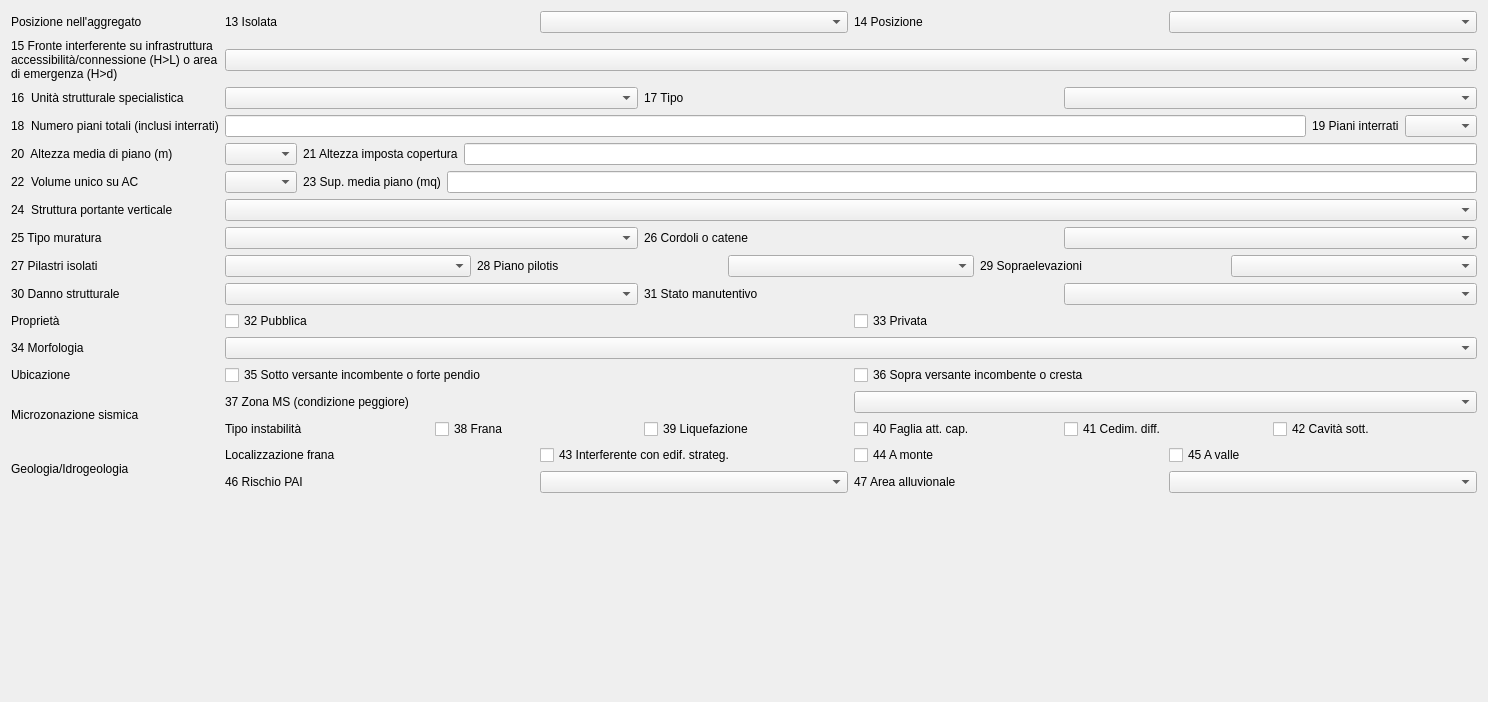
     <widget class="QWidget" name="caratteristiche_gen">
      <property name="geometry">
       <rect>
        <x>0</x>
        <y>0</y>
        <width>1488</width>
        <height>702</height>
       </rect>
      </property>
      <property name="sizePolicy">
       <sizepolicy hsizetype="Preferred" vsizetype="Expanding">
        <horstretch>0</horstretch>
        <verstretch>0</verstretch>
       </sizepolicy>
      </property>
      <property name="font">
       <font>
        <weight>50</weight>
        <bold>false</bold>
       </font>
      </property>
      <attribute name="label">
       <string>Sezione 2 - CARATTERISTICHE GENERALI</string>
      </attribute>
      <layout class="QGridLayout" name="gridLayout_5">
       <item row="12" column="0">
        <widget class="QLabel" name="label_31">
         <property name="text">
          <string>Proprietà </string>
         </property>
        </widget>
       </item>
       <item row="2" column="0">
        <widget class="QLabel" name="label_22">
         <property name="text">
          <string>15 Fronte interferente su infrastruttura&lt;br&gt;accessibilità/connessione (H&amp;gt;L) o area&lt;br&gt;di emergenza (H&amp;gt;d)</string>
         </property>
        </widget>
       </item>
       <item row="4" column="2">
        <layout class="QHBoxLayout" name="horizontalLayout_4">
         <item>
          <widget class="QLineEdit" name="n_piani"/>
         </item>
         <item>
          <widget class="QLabel" name="label_38">
           <property name="text">
            <string>19 Piani interrati</string>
           </property>
          </widget>
         </item>
         <item>
          <widget class="QComboBox" name="n_interr"/>
         </item>
        </layout>
       </item>
       <item row="15" column="0">
        <widget class="QLabel" name="label_34">
         <property name="text">
          <string>Microzonazione sismica</string>
         </property>
        </widget>
       </item>
       <item row="16" column="2">
        <layout class="QVBoxLayout" name="verticalLayout_4">
         <item>
          <layout class="QHBoxLayout" name="horizontalLayout_17">
           <item>
            <widget class="QLabel" name="label_50">
             <property name="text">
              <string>Localizzazione frana</string>
             </property>
            </widget>
           </item>
           <item>
            <widget class="QCheckBox" name="frana_ar">
             <property name="text">
              <string>43 Interferente con edif. strateg.</string>
             </property>
            </widget>
           </item>
           <item>
            <widget class="QCheckBox" name="frana_mon">
             <property name="text">
              <string>44 A monte</string>
             </property>
            </widget>
           </item>
           <item>
            <widget class="QCheckBox" name="frana_val">
             <property name="text">
              <string>45 A valle</string>
             </property>
            </widget>
           </item>
          </layout>
         </item>
         <item>
          <layout class="QHBoxLayout" name="horizontalLayout_18">
           <item>
            <widget class="QLabel" name="label_51">
             <property name="text">
              <string>46 Rischio PAI</string>
             </property>
            </widget>
           </item>
           <item>
            <widget class="QComboBox" name="pai"/>
           </item>
           <item>
            <widget class="QLabel" name="label_52">
             <property name="text">
              <string>47 Area alluvionale</string>
             </property>
            </widget>
           </item>
           <item>
            <widget class="QComboBox" name="alluvio"/>
           </item>
          </layout>
         </item>
        </layout>
       </item>
       <item row="11" column="0">
        <widget class="QLabel" name="label_30">
         <property name="text">
          <string>30 Danno strutturale</string>
         </property>
        </widget>
       </item>
       <item row="12" column="2">
        <layout class="QHBoxLayout" name="horizontalLayout_11">
         <item>
          <widget class="QCheckBox" name="pr_pubb">
           <property name="text">
            <string>32 Pubblica</string>
           </property>
          </widget>
         </item>
         <item>
          <widget class="QCheckBox" name="pr_priv">
           <property name="text">
            <string>33 Privata</string>
           </property>
          </widget>
         </item>
        </layout>
       </item>
       <item row="13" column="0">
        <widget class="QLabel" name="label_32">
         <property name="text">
          <string>34 Morfologia </string>
         </property>
        </widget>
       </item>
       <item row="8" column="2">
        <widget class="QComboBox" name="strutt_ver"/>
       </item>
       <item row="3" column="0">
        <widget class="QLabel" name="label_23">
         <property name="text">
          <string>16  Unità strutturale specialistica</string>
         </property>
        </widget>
       </item>
       <item row="10" column="0">
        <widget class="QLabel" name="label_29">
         <property name="text">
          <string>27 Pilastri isolati</string>
         </property>
        </widget>
       </item>
       <item row="10" column="2">
        <layout class="QHBoxLayout" name="horizontalLayout_9">
         <item>
          <widget class="QComboBox" name="pilastri"/>
         </item>
         <item>
          <widget class="QLabel" name="label_43">
           <property name="text">
            <string>28 Piano pilotis</string>
           </property>
          </widget>
         </item>
         <item>
          <widget class="QComboBox" name="pilotis"/>
         </item>
         <item>
          <widget class="QLabel" name="label_44">
           <property name="text">
            <string>29 Sopraelevazioni</string>
           </property>
          </widget>
         </item>
         <item>
          <widget class="QComboBox" name="sopraelev"/>
         </item>
        </layout>
       </item>
       <item row="7" column="2">
        <layout class="QHBoxLayout" name="horizontalLayout_7">
         <item>
          <widget class="QComboBox" name="vol_unico"/>
         </item>
         <item>
          <widget class="QLabel" name="label_41">
           <property name="text">
            <string>23 Sup. media piano (mq)</string>
           </property>
          </widget>
         </item>
         <item>
          <widget class="QLineEdit" name="superf_m"/>
         </item>
        </layout>
       </item>
       <item row="15" column="2">
        <layout class="QVBoxLayout" name="verticalLayout_3">
         <item>
          <layout class="QHBoxLayout" name="horizontalLayout_15">
           <item>
            <widget class="QLabel" name="label_48">
             <property name="text">
              <string>37 Zona MS (condizione peggiore)</string>
             </property>
            </widget>
           </item>
           <item>
            <widget class="QComboBox" name="zona_ms"/>
           </item>
          </layout>
         </item>
         <item>
          <layout class="QHBoxLayout" name="horizontalLayout_16">
           <item>
            <widget class="QLabel" name="inst_name">
             <property name="text">
              <string>Tipo instabilità</string>
             </property>
            </widget>
           </item>
           <item>
            <widget class="QCheckBox" name="inst_fran">
             <property name="text">
              <string>38 Frana</string>
             </property>
            </widget>
           </item>
           <item>
            <widget class="QCheckBox" name="inst_liq">
             <property name="text">
              <string>39 Liquefazione</string>
             </property>
            </widget>
           </item>
           <item>
            <widget class="QCheckBox" name="inst_fag">
             <property name="text">
              <string>40 Faglia att. cap.</string>
             </property>
            </widget>
           </item>
           <item>
            <widget class="QCheckBox" name="inst_ced">
             <property name="text">
              <string>41 Cedim. diff.</string>
             </property>
            </widget>
           </item>
           <item>
            <widget class="QCheckBox" name="inst_cav">
             <property name="text">
              <string>42 Cavità sott.</string>
             </property>
            </widget>
           </item>
          </layout>
         </item>
        </layout>
       </item>
       <item row="16" column="0">
        <widget class="QLabel" name="label_35">
         <property name="text">
          <string>Geologia/Idrogeologia</string>
         </property>
        </widget>
       </item>
       <item row="9" column="0">
        <widget class="QLabel" name="label_28">
         <property name="text">
          <string>25 Tipo muratura</string>
         </property>
        </widget>
       </item>
       <item row="11" column="2">
        <layout class="QHBoxLayout" name="horizontalLayout_10">
         <item>
          <widget class="QComboBox" name="danno">
           <property name="currentIndex">
            <number>-1</number>
           </property>
          </widget>
         </item>
         <item>
          <widget class="QLabel" name="label_45">
           <property name="text">
            <string>31 Stato manutentivo</string>
           </property>
          </widget>
         </item>
         <item>
          <widget class="QComboBox" name="stato_man"/>
         </item>
        </layout>
       </item>
       <item row="3" column="2">
        <layout class="QHBoxLayout" name="horizontalLayout_5">
         <item>
          <widget class="QComboBox" name="spec"/>
         </item>
         <item>
          <widget class="QLabel" name="label_39">
           <property name="text">
            <string>17 Tipo</string>
           </property>
          </widget>
         </item>
         <item>
          <widget class="QComboBox" name="specialis"/>
         </item>
        </layout>
       </item>
       <item row="14" column="2">
        <layout class="QHBoxLayout" name="horizontalLayout_12">
         <item>
          <layout class="QHBoxLayout" name="horizontalLayout_13">
           <item>
            <widget class="QCheckBox" name="ubic_sotto">
             <property name="text">
              <string>35 Sotto versante incombente o forte pendio</string>
             </property>
            </widget>
           </item>
           <item>
            <widget class="QCheckBox" name="ubic_sopra">
             <property name="text">
              <string>36 Sopra versante incombente o cresta</string>
             </property>
            </widget>
           </item>
          </layout>
         </item>
        </layout>
       </item>
       <item row="5" column="2">
        <layout class="QHBoxLayout" name="horizontalLayout_6">
         <item>
          <widget class="QComboBox" name="alt_piano"/>
         </item>
         <item>
          <widget class="QLabel" name="label_40">
           <property name="text">
            <string>21 Altezza imposta copertura</string>
           </property>
          </widget>
         </item>
         <item>
          <widget class="QLineEdit" name="alt_totale"/>
         </item>
        </layout>
       </item>
       <item row="0" column="0">
        <widget class="QLabel" name="label_20">
         <property name="text">
          <string>Posizione nell'aggregato</string>
         </property>
        </widget>
       </item>
       <item row="9" column="2">
        <layout class="QHBoxLayout" name="horizontalLayout_8">
         <item>
          <widget class="QComboBox" name="tipo_mur"/>
         </item>
         <item>
          <widget class="QLabel" name="label_42">
           <property name="text">
            <string>26 Cordoli o catene</string>
           </property>
          </widget>
         </item>
         <item>
          <widget class="QComboBox" name="cord_cat"/>
         </item>
        </layout>
       </item>
       <item row="7" column="0">
        <widget class="QLabel" name="label_26">
         <property name="text">
          <string>22  Volume unico su AC</string>
         </property>
        </widget>
       </item>
       <item row="2" column="2">
        <widget class="QComboBox" name="fronte"/>
       </item>
       <item row="5" column="0">
        <widget class="QLabel" name="label_25">
         <property name="text">
          <string>20  Altezza media di piano (m)</string>
         </property>
        </widget>
       </item>
       <item row="8" column="0">
        <widget class="QLabel" name="label_27">
         <property name="text">
          <string>24  Struttura portante verticale</string>
         </property>
        </widget>
       </item>
       <item row="0" column="2">
        <layout class="QHBoxLayout" name="horizontalLayout_3">
         <item>
          <widget class="QLabel" name="label_36">
           <property name="text">
            <string>13 Isolata</string>
           </property>
          </widget>
         </item>
         <item>
          <widget class="QComboBox" name="isolato"/>
         </item>
         <item>
          <widget class="QLabel" name="label_37">
           <property name="text">
            <string>14 Posizione</string>
           </property>
          </widget>
         </item>
         <item>
          <widget class="QComboBox" name="posizio"/>
         </item>
        </layout>
       </item>
       <item row="13" column="2">
        <widget class="QComboBox" name="morf"/>
       </item>
       <item row="14" column="0">
        <widget class="QLabel" name="label_33">
         <property name="text">
          <string>Ubicazione</string>
         </property>
        </widget>
       </item>
       <item row="4" column="0">
        <widget class="QLabel" name="label_24">
         <property name="text">
          <string>18  Numero piani totali (inclusi interrati)</string>
         </property>
        </widget>
       </item>
       <item row="17" column="0">
        <spacer name="verticalSpacer_5">
         <property name="orientation">
          <enum>Qt::Vertical</enum>
         </property>
         <property name="sizeHint" stdset="0">
          <size>
           <width>20</width>
           <height>40</height>
          </size>
         </property>
        </spacer>
       </item>
      </layout>
     </widget>
